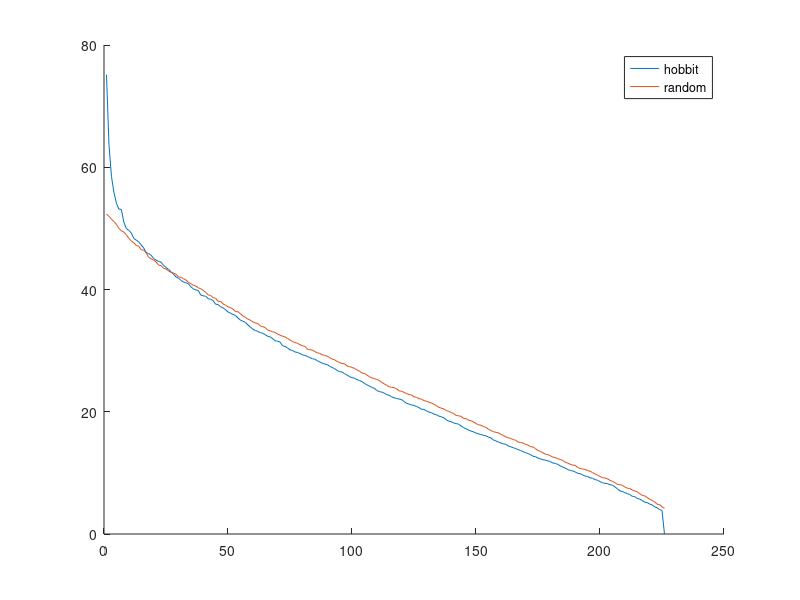

MATLAB code for this plot:
M = csvread('Hobbit_4c_w.csv');
%h = heatmap(M);

figure(1); hold on
M = M-mean(M);
s = svd(M);
plot(s)

for i = 1:1
    R = sqrt(var(M)).*randn(size(M));
    sr = svd(R);
    plot(sr)
end
    
legend('hobbit', 'random')